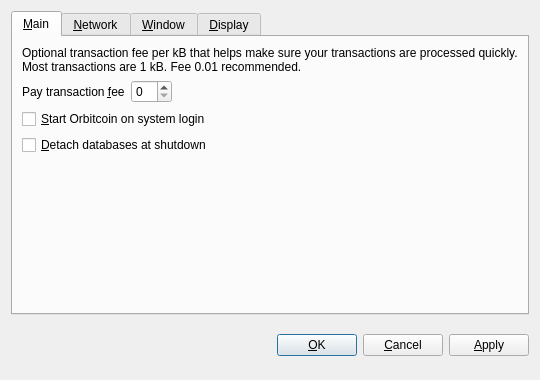
<?xml version="1.0" encoding="UTF-8"?>
<ui version="4.0">
 <class>OptionsDialog</class>
 <widget class="QDialog" name="OptionsDialog">
  <property name="geometry">
   <rect>
    <x>0</x>
    <y>0</y>
    <width>540</width>
    <height>380</height>
   </rect>
  </property>
  <property name="windowTitle">
   <string>Options</string>
  </property>
  <property name="modal">
   <bool>true</bool>
  </property>
  <layout class="QVBoxLayout" name="verticalLayout">
   <item>
    <widget class="QTabWidget" name="tabWidget">
     <property name="tabPosition">
      <enum>QTabWidget::North</enum>
     </property>
     <property name="currentIndex">
      <number>0</number>
     </property>
     <widget class="QWidget" name="tabMain">
      <attribute name="title">
       <string>&amp;Main</string>
      </attribute>
      <layout class="QVBoxLayout" name="verticalLayout_Main">
       <item>
        <widget class="QLabel" name="transactionFeeInfoLabel">
         <property name="text">
          <string>Optional transaction fee per kB that helps make sure your transactions are processed quickly. Most transactions are 1 kB. Fee 0.01 recommended.</string>
         </property>
         <property name="textFormat">
          <enum>Qt::PlainText</enum>
         </property>
         <property name="wordWrap">
          <bool>true</bool>
         </property>
        </widget>
       </item>
       <item>
        <layout class="QHBoxLayout" name="horizontalLayout_Main">
         <item>
          <widget class="QLabel" name="transactionFeeLabel">
           <property name="text">
            <string>Pay transaction &amp;fee</string>
           </property>
           <property name="textFormat">
            <enum>Qt::PlainText</enum>
           </property>
           <property name="buddy">
            <cstring>transactionFee</cstring>
           </property>
          </widget>
         </item>
         <item>
          <widget class="BitcoinAmountField" name="transactionFee"/>
         </item>
         <item>
          <spacer name="horizontalSpacer_Main">
           <property name="orientation">
            <enum>Qt::Horizontal</enum>
           </property>
           <property name="sizeHint" stdset="0">
            <size>
             <width>40</width>
             <height>20</height>
            </size>
           </property>
          </spacer>
         </item>
        </layout>
       </item>
       <item>
        <widget class="QCheckBox" name="bitcoinAtStartup">
         <property name="toolTip">
          <string>Automatically start Orbitcoin after logging in to the system.</string>
         </property>
         <property name="text">
          <string>&amp;Start Orbitcoin on system login</string>
         </property>
        </widget>
       </item>
       <item>
        <widget class="QCheckBox" name="detachDatabases">
         <property name="toolTip">
          <string>Detach block and address databases at shutdown. This means they can be moved to another data directory, but it slows down shutdown. The wallet is always detached.</string>
         </property>
         <property name="text">
          <string>&amp;Detach databases at shutdown</string>
         </property>
        </widget>
       </item>
       <item>
        <spacer name="verticalSpacer_Main">
         <property name="orientation">
          <enum>Qt::Vertical</enum>
         </property>
         <property name="sizeHint" stdset="0">
          <size>
           <width>20</width>
           <height>40</height>
          </size>
         </property>
        </spacer>
       </item>
      </layout>
     </widget>
     <widget class="QWidget" name="tabNetwork">
      <attribute name="title">
       <string>&amp;Network</string>
      </attribute>
      <layout class="QVBoxLayout" name="verticalLayout_Network">
       <item>
        <widget class="QCheckBox" name="mapPortUpnp">
         <property name="toolTip">
          <string>Automatically open the Orbitcoin client port on the router. This only works when your router supports UPnP and it is enabled.</string>
         </property>
         <property name="text">
          <string>Map port using &amp;UPnP</string>
         </property>
        </widget>
       </item>
       <item>
        <widget class="QCheckBox" name="connectSocks">
         <property name="toolTip">
          <string>Connect to the Orbitcoin network through a SOCKS proxy (e.g. when connecting through Tor).</string>
         </property>
         <property name="text">
          <string>&amp;Connect through SOCKS proxy:</string>
         </property>
        </widget>
       </item>
       <item>
        <layout class="QHBoxLayout" name="horizontalLayout_Network">
         <item>
          <widget class="QLabel" name="proxyIpLabel">
           <property name="text">
            <string>Proxy &amp;IP:</string>
           </property>
           <property name="textFormat">
            <enum>Qt::PlainText</enum>
           </property>
           <property name="buddy">
            <cstring>proxyIp</cstring>
           </property>
          </widget>
         </item>
         <item>
          <widget class="QValidatedLineEdit" name="proxyIp">
           <property name="maximumSize">
            <size>
             <width>140</width>
             <height>16777215</height>
            </size>
           </property>
           <property name="toolTip">
            <string>IP address of the proxy (e.g. 127.0.0.1)</string>
           </property>
          </widget>
         </item>
         <item>
          <widget class="QLabel" name="proxyPortLabel">
           <property name="text">
            <string>&amp;Port:</string>
           </property>
           <property name="textFormat">
            <enum>Qt::PlainText</enum>
           </property>
           <property name="buddy">
            <cstring>proxyPort</cstring>
           </property>
          </widget>
         </item>
         <item>
          <widget class="QLineEdit" name="proxyPort">
           <property name="maximumSize">
            <size>
             <width>55</width>
             <height>16777215</height>
            </size>
           </property>
           <property name="toolTip">
            <string>Port of the proxy (e.g. 9050)</string>
           </property>
          </widget>
         </item>
         <item>
          <widget class="QLabel" name="socksVersionLabel">
           <property name="text">
            <string>SOCKS &amp;Version:</string>
           </property>
           <property name="textFormat">
            <enum>Qt::PlainText</enum>
           </property>
           <property name="buddy">
            <cstring>socksVersion</cstring>
           </property>
          </widget>
         </item>
         <item>
          <widget class="QValueComboBox" name="socksVersion">
           <property name="toolTip">
            <string>SOCKS version of the proxy (e.g. 5)</string>
           </property>
          </widget>
         </item>
         <item>
          <spacer name="horizontalSpacer_Network">
           <property name="orientation">
            <enum>Qt::Horizontal</enum>
           </property>
           <property name="sizeHint" stdset="0">
            <size>
             <width>40</width>
             <height>20</height>
            </size>
           </property>
          </spacer>
         </item>
        </layout>
       </item>
       <item>
        <spacer name="verticalSpacer_Network">
         <property name="orientation">
          <enum>Qt::Vertical</enum>
         </property>
         <property name="sizeHint" stdset="0">
          <size>
           <width>20</width>
           <height>40</height>
          </size>
         </property>
        </spacer>
       </item>
      </layout>
     </widget>
     <widget class="QWidget" name="tabWindow">
      <attribute name="title">
       <string>&amp;Window</string>
      </attribute>
      <layout class="QVBoxLayout" name="verticalLayout_Window">
       <item>
        <widget class="QCheckBox" name="minimizeToTray">
         <property name="toolTip">
          <string>Show only a tray icon after minimizing the window.</string>
         </property>
         <property name="text">
          <string>&amp;Minimize to the tray instead of the taskbar</string>
         </property>
        </widget>
       </item>
       <item>
        <widget class="QCheckBox" name="minimizeOnClose">
         <property name="toolTip">
          <string>Minimize instead of exit the application when the window is closed. When this option is enabled, the application will be closed only after selecting Quit in the menu.</string>
         </property>
         <property name="text">
          <string>M&amp;inimize on close</string>
         </property>
        </widget>
       </item>
       <item>
        <spacer name="verticalSpacer_Window">
         <property name="orientation">
          <enum>Qt::Vertical</enum>
         </property>
         <property name="sizeHint" stdset="0">
          <size>
           <width>20</width>
           <height>40</height>
          </size>
         </property>
        </spacer>
       </item>
      </layout>
     </widget>
     <widget class="QWidget" name="tabDisplay">
      <attribute name="title">
       <string>&amp;Display</string>
      </attribute>
      <layout class="QVBoxLayout" name="verticalLayout_Display">
       <item>
        <layout class="QHBoxLayout" name="horizontalLayout_1_Display">
         <item>
          <widget class="QLabel" name="langLabel">
           <property name="text">
            <string>User Interface &amp;language:</string>
           </property>
           <property name="textFormat">
            <enum>Qt::PlainText</enum>
           </property>
           <property name="buddy">
            <cstring>lang</cstring>
           </property>
          </widget>
         </item>
         <item>
          <widget class="QValueComboBox" name="lang">
           <property name="toolTip">
            <string>The user interface language can be set here. This setting will take effect after restarting Orbitcoin.</string>
           </property>
          </widget>
         </item>
        </layout>
       </item>
       <item>
        <layout class="QHBoxLayout" name="horizontalLayout_2_Display">
         <item>
          <widget class="QLabel" name="unitLabel">
           <property name="text">
            <string>&amp;Unit to show amounts in:</string>
           </property>
           <property name="textFormat">
            <enum>Qt::PlainText</enum>
           </property>
           <property name="buddy">
            <cstring>unit</cstring>
           </property>
          </widget>
         </item>
         <item>
          <widget class="QValueComboBox" name="unit">
           <property name="toolTip">
            <string>Choose the default subdivision unit to show in the interface and when sending coins.</string>
           </property>
          </widget>
         </item>
        </layout>
       </item>
       <item>
        <widget class="QCheckBox" name="displayAddresses">
         <property name="toolTip">
          <string>Whether to show Orbitcoin addresses in the transaction list or not.</string>
         </property>
         <property name="text">
          <string>&amp;Display addresses in transaction list</string>
         </property>
        </widget>
       </item>
       <item>
        <spacer name="verticalSpacer_Display">
         <property name="orientation">
          <enum>Qt::Vertical</enum>
         </property>
         <property name="sizeHint" stdset="0">
          <size>
           <width>20</width>
           <height>40</height>
          </size>
         </property>
        </spacer>
       </item>
      </layout>
     </widget>
    </widget>
   </item>
   <item>
    <layout class="QHBoxLayout" name="horizontalLayout_Buttons">
     <item>
      <spacer name="horizontalSpacer_1">
       <property name="orientation">
        <enum>Qt::Horizontal</enum>
       </property>
       <property name="sizeHint" stdset="0">
        <size>
         <width>40</width>
         <height>48</height>
        </size>
       </property>
      </spacer>
     </item>
     <item>
      <widget class="QLabel" name="statusLabel">
       <property name="font">
        <font>
         <weight>75</weight>
         <bold>true</bold>
        </font>
       </property>
       <property name="text">
        <string/>
       </property>
       <property name="textFormat">
        <enum>Qt::PlainText</enum>
       </property>
       <property name="wordWrap">
        <bool>true</bool>
       </property>
      </widget>
     </item>
     <item>
      <spacer name="horizontalSpacer_2">
       <property name="orientation">
        <enum>Qt::Horizontal</enum>
       </property>
       <property name="sizeHint" stdset="0">
        <size>
         <width>40</width>
         <height>48</height>
        </size>
       </property>
      </spacer>
     </item>
     <item>
      <widget class="QPushButton" name="okButton">
       <property name="text">
        <string>&amp;OK</string>
       </property>
      </widget>
     </item>
     <item>
      <widget class="QPushButton" name="cancelButton">
       <property name="text">
        <string>&amp;Cancel</string>
       </property>
       <property name="autoDefault">
        <bool>false</bool>
       </property>
      </widget>
     </item>
     <item>
      <widget class="QPushButton" name="applyButton">
       <property name="text">
        <string>&amp;Apply</string>
       </property>
       <property name="autoDefault">
        <bool>false</bool>
       </property>
      </widget>
     </item>
    </layout>
   </item>
  </layout>
 </widget>
 <customwidgets>
  <customwidget>
   <class>BitcoinAmountField</class>
   <extends>QSpinBox</extends>
   <header>bitcoinamountfield.h</header>
  </customwidget>
  <customwidget>
   <class>QValueComboBox</class>
   <extends>QComboBox</extends>
   <header>qvaluecombobox.h</header>
  </customwidget>
  <customwidget>
   <class>QValidatedLineEdit</class>
   <extends>QLineEdit</extends>
   <header>qvalidatedlineedit.h</header>
  </customwidget>
 </customwidgets>
 <resources/>
 <connections/>
</ui>
